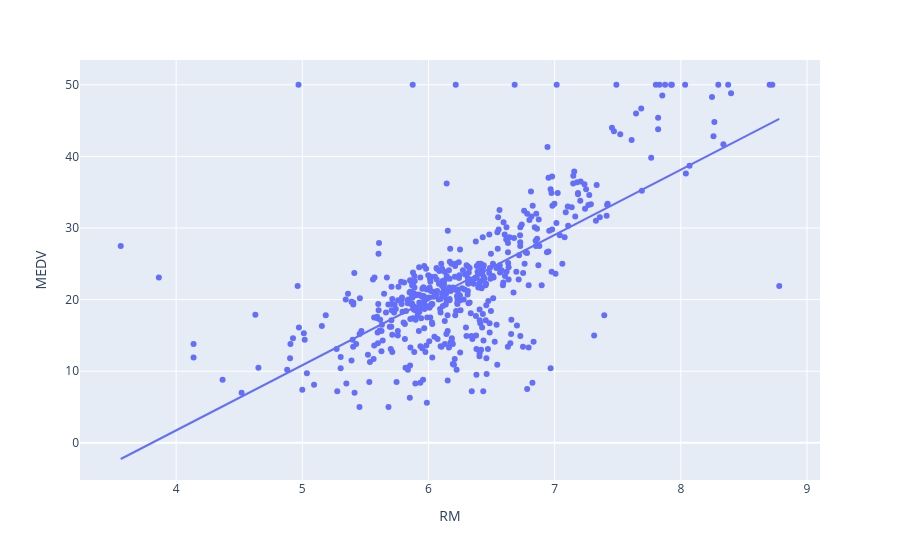
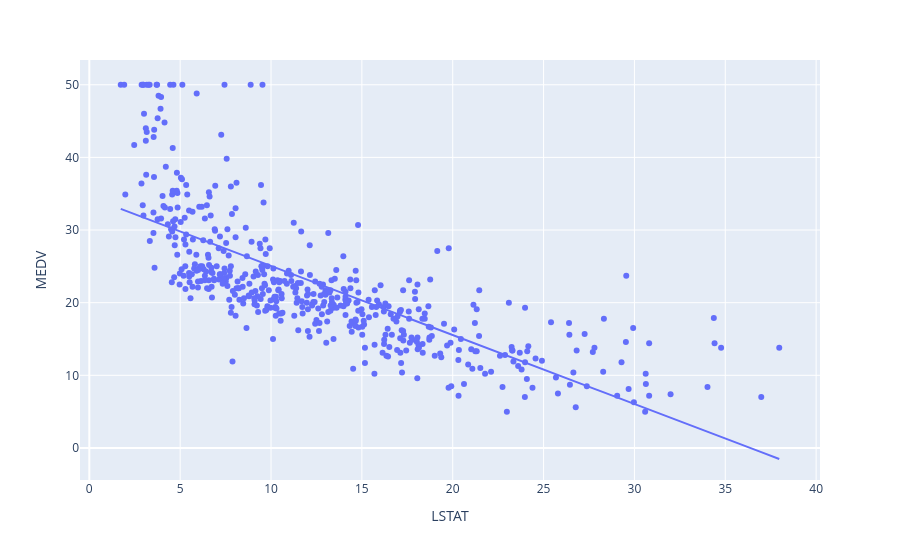
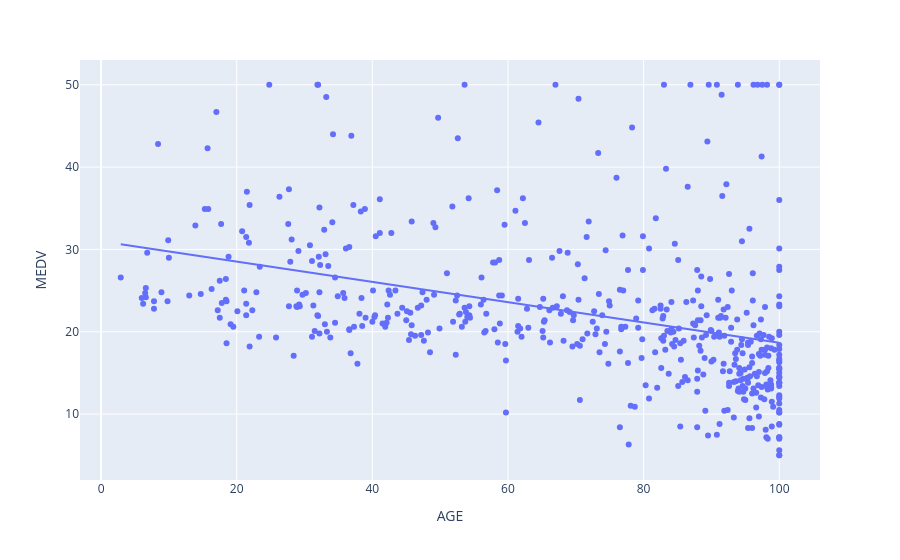
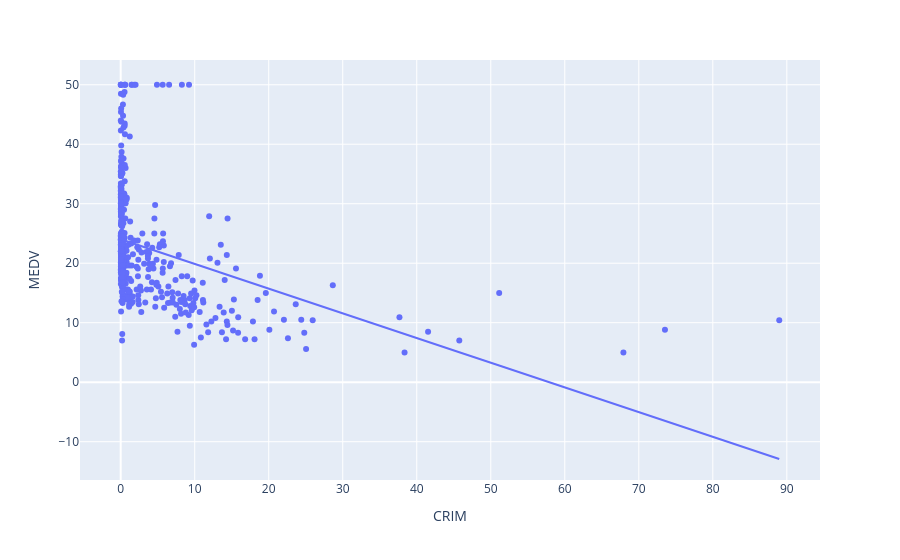

These figures' notebook cell, in order:
### Code cell
# Create a function to automate scatter plots for multiple features vs the target variable.

# Define the function

def visualizeFeatureTarget(boston_df, x):
    fig = px.scatter(
        boston_df,
        x = x,
        y = "MEDV",
        trendline = "ols")
    fig.show()

# Call the function

visualizeFeatureTarget(boston_df, "RM")
visualizeFeatureTarget(boston_df, "LSTAT")
visualizeFeatureTarget(boston_df, "AGE")
visualizeFeatureTarget(boston_df, "CRIM")

### Figure 1 — Plotly figure (JSON) as saved in the notebook; plotly's stock layout.template omitted (floating-point values rounded to 4 significant figures; data arrays with more than 128 entries replaced by an {"elided": "..."} marker saying what was removed)
{"data": [{"hovertemplate": "RM=%{x}<br>MEDV=%{y}<extra></extra>", "legendgroup": "", "marker": {"color": "#636efa", "symbol": "circle"}, "mode": "markers", "name": "", "orientation": "v", "showlegend": false, "type": "scatter", "x": {"elided": "506 float values"}, "xaxis": "x", "y": {"elided": "506 float values"}, "yaxis": "y"}, {"hovertemplate": "<b>OLS trendline</b><br>MEDV = 9.10211 * RM + -34.6706<br>R<sup>2</sup>=0.483525<br><br>RM=%{x}<br>MEDV=%{y} <b>(trend)</b><extra></extra>", "legendgroup": "", "marker": {"color": "#636efa", "symbol": "circle"}, "mode": "lines", "name": "", "showlegend": false, "type": "scatter", "x": {"elided": "506 float values"}, "xaxis": "x", "y": {"elided": "506 float values"}, "yaxis": "y"}], "layout": {"legend": {"tracegroupgap": 0}, "margin": {"t": 60}, "xaxis": {"anchor": "y", "domain": [0, 1], "title": {"text": "RM"}}, "yaxis": {"anchor": "x", "domain": [0, 1], "title": {"text": "MEDV"}}}}

### Figure 2 — Plotly figure (JSON) as saved in the notebook; plotly's stock layout.template omitted (floating-point values rounded to 4 significant figures; data arrays with more than 128 entries replaced by an {"elided": "..."} marker saying what was removed)
{"data": [{"hovertemplate": "LSTAT=%{x}<br>MEDV=%{y}<extra></extra>", "legendgroup": "", "marker": {"color": "#636efa", "symbol": "circle"}, "mode": "markers", "name": "", "orientation": "v", "showlegend": false, "type": "scatter", "x": {"elided": "506 float values"}, "xaxis": "x", "y": {"elided": "506 float values"}, "yaxis": "y"}, {"hovertemplate": "<b>OLS trendline</b><br>MEDV = -0.950049 * LSTAT + 34.5538<br>R<sup>2</sup>=0.544146<br><br>LSTAT=%{x}<br>MEDV=%{y} <b>(trend)</b><extra></extra>", "legendgroup": "", "marker": {"color": "#636efa", "symbol": "circle"}, "mode": "lines", "name": "", "showlegend": false, "type": "scatter", "x": {"elided": "506 float values"}, "xaxis": "x", "y": {"elided": "506 float values"}, "yaxis": "y"}], "layout": {"legend": {"tracegroupgap": 0}, "margin": {"t": 60}, "xaxis": {"anchor": "y", "domain": [0, 1], "title": {"text": "LSTAT"}}, "yaxis": {"anchor": "x", "domain": [0, 1], "title": {"text": "MEDV"}}}}

### Figure 3 — Plotly figure (JSON) as saved in the notebook; plotly's stock layout.template omitted (floating-point values rounded to 4 significant figures; data arrays with more than 128 entries replaced by an {"elided": "..."} marker saying what was removed)
{"data": [{"hovertemplate": "AGE=%{x}<br>MEDV=%{y}<extra></extra>", "legendgroup": "", "marker": {"color": "#636efa", "symbol": "circle"}, "mode": "markers", "name": "", "orientation": "v", "showlegend": false, "type": "scatter", "x": {"elided": "506 float values"}, "xaxis": "x", "y": {"elided": "506 float values"}, "yaxis": "y"}, {"hovertemplate": "<b>OLS trendline</b><br>MEDV = -0.123163 * AGE + 30.9787<br>R<sup>2</sup>=0.142095<br><br>AGE=%{x}<br>MEDV=%{y} <b>(trend)</b><extra></extra>", "legendgroup": "", "marker": {"color": "#636efa", "symbol": "circle"}, "mode": "lines", "name": "", "showlegend": false, "type": "scatter", "x": {"elided": "506 float values"}, "xaxis": "x", "y": {"elided": "506 float values"}, "yaxis": "y"}], "layout": {"legend": {"tracegroupgap": 0}, "margin": {"t": 60}, "xaxis": {"anchor": "y", "domain": [0, 1], "title": {"text": "AGE"}}, "yaxis": {"anchor": "x", "domain": [0, 1], "title": {"text": "MEDV"}}}}

### Figure 4 — Plotly figure (JSON) as saved in the notebook; plotly's stock layout.template omitted (floating-point values rounded to 4 significant figures; data arrays with more than 128 entries replaced by an {"elided": "..."} marker saying what was removed)
{"data": [{"hovertemplate": "CRIM=%{x}<br>MEDV=%{y}<extra></extra>", "legendgroup": "", "marker": {"color": "#636efa", "symbol": "circle"}, "mode": "markers", "name": "", "orientation": "v", "showlegend": false, "type": "scatter", "x": {"elided": "506 float values"}, "xaxis": "x", "y": {"elided": "506 float values"}, "yaxis": "y"}, {"hovertemplate": "<b>OLS trendline</b><br>MEDV = -0.41519 * CRIM + 24.0331<br>R<sup>2</sup>=0.150780<br><br>CRIM=%{x}<br>MEDV=%{y} <b>(trend)</b><extra></extra>", "legendgroup": "", "marker": {"color": "#636efa", "symbol": "circle"}, "mode": "lines", "name": "", "showlegend": false, "type": "scatter", "x": {"elided": "506 float values"}, "xaxis": "x", "y": {"elided": "506 float values"}, "yaxis": "y"}], "layout": {"legend": {"tracegroupgap": 0}, "margin": {"t": 60}, "xaxis": {"anchor": "y", "domain": [0, 1], "title": {"text": "CRIM"}}, "yaxis": {"anchor": "x", "domain": [0, 1], "title": {"text": "MEDV"}}}}
